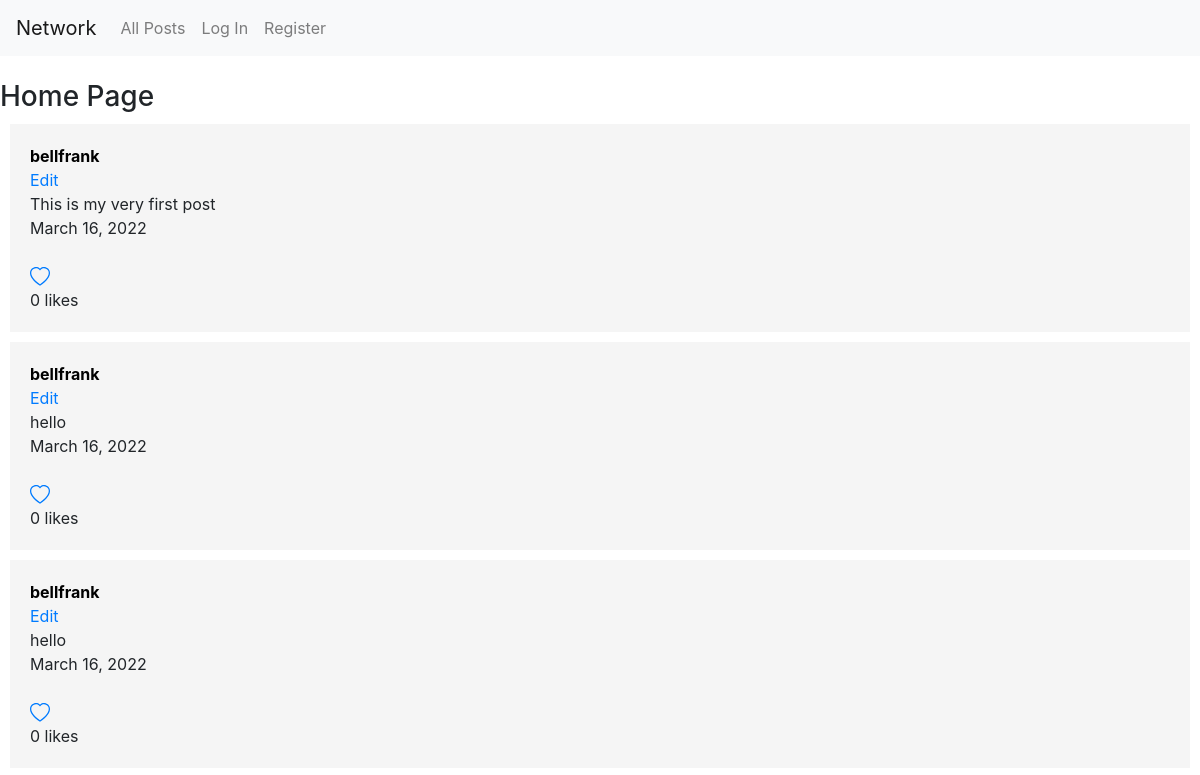
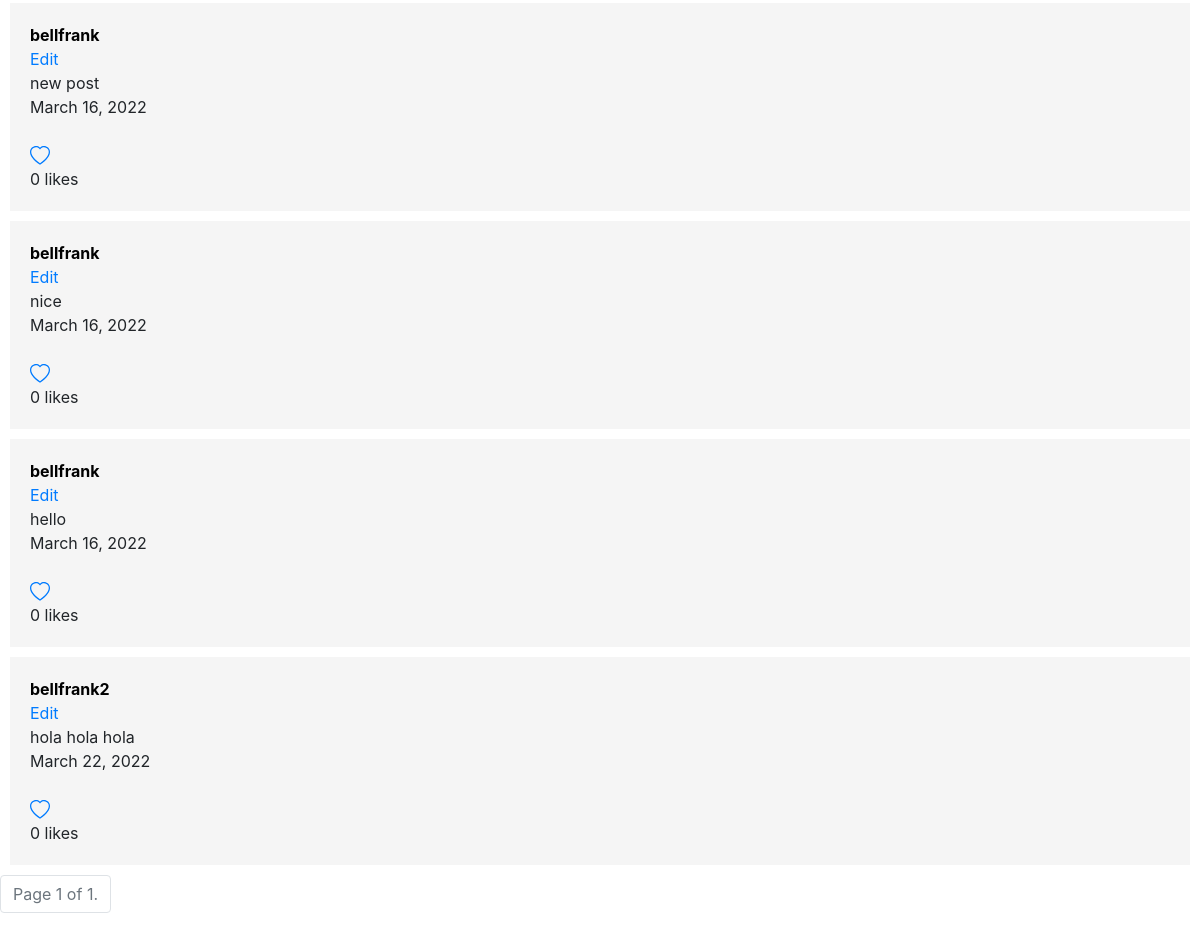
Before: /?page=2 with the older database file (2 pictures, top to bottom).
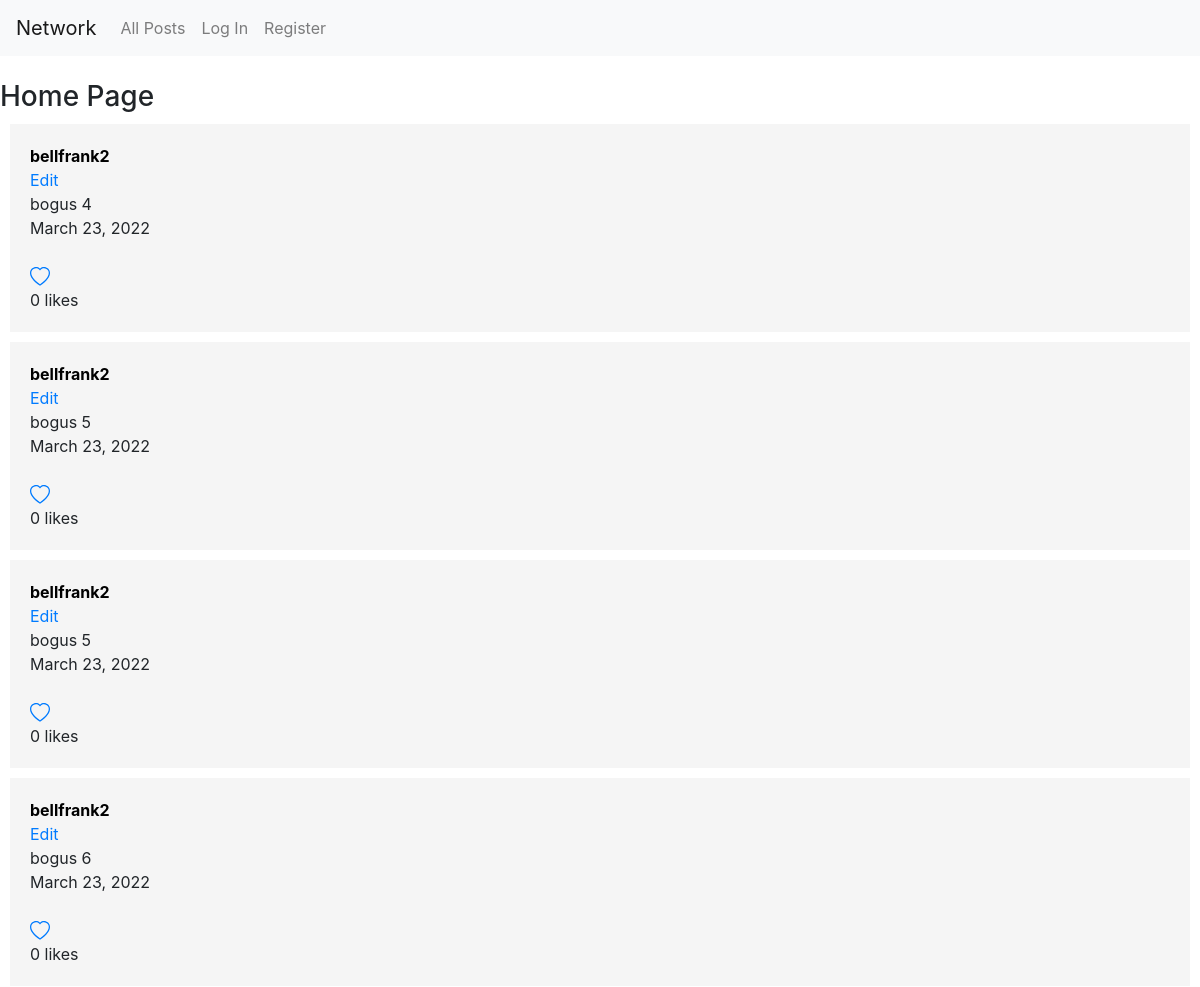
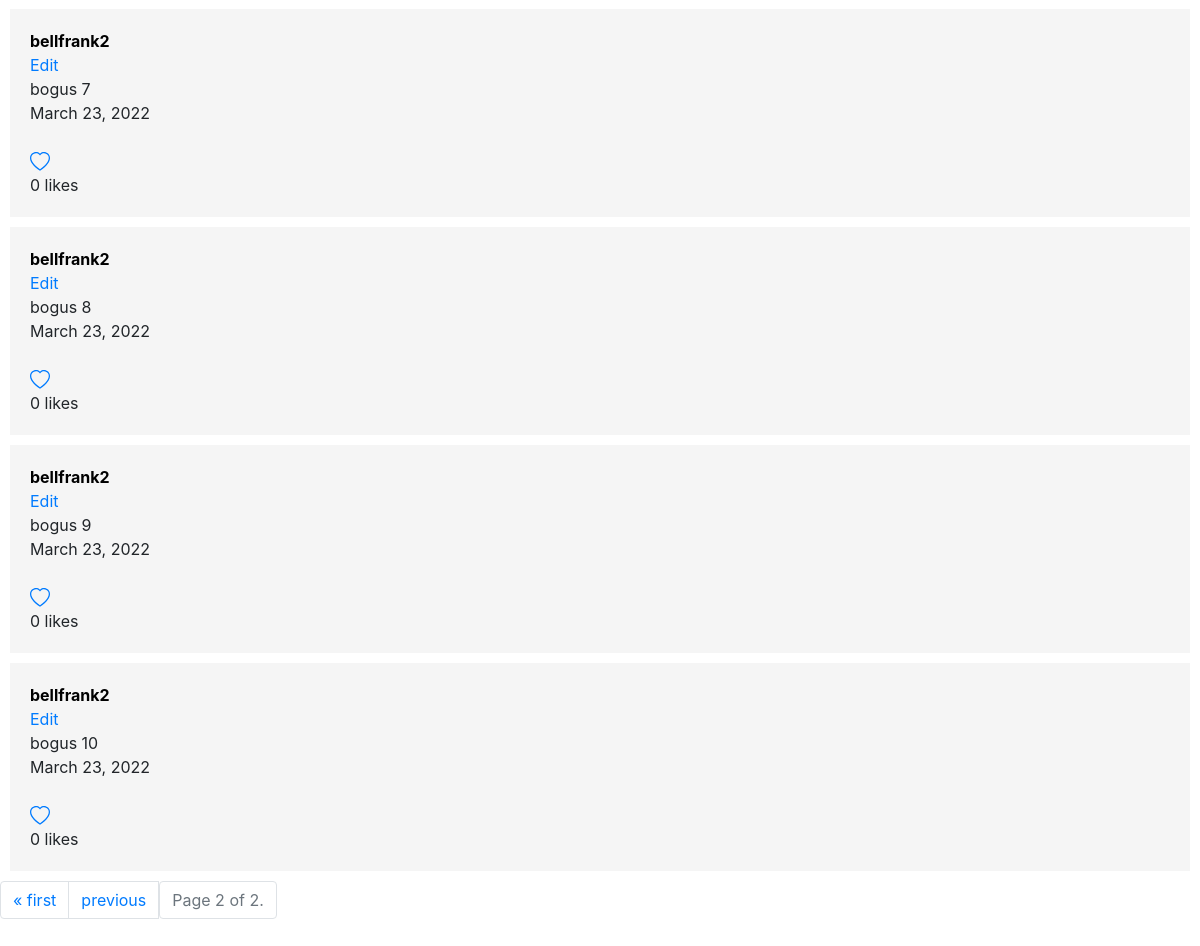
After: the same page with the newer database file (2 pictures, top to bottom).
### network/models.py (models this page shows)
class Posts(models.Model):
    user = models.ForeignKey(User, on_delete=models.CASCADE, related_name="user_post")
    description = models.TextField(max_length=500)
    time_posted = models.DateField(auto_now_add = True)
    status = models.BooleanField(default=True)
    def __str__(self):
            return f"{self.user}: {self.description} {self.time_posted} {self.status}"

class User(AbstractUser):
    followers = models.ManyToManyField('self', blank=True, related_name="followees", symmetrical=False)

### network/views.py (the view)
# urls.py: path("", views.index, name="index"),
def index(request):
    posts = Posts.objects.all()
    paginator = Paginator(posts, 10) # show 10 posts per page.
    page_number = request.GET.get('page')
    page_obj = paginator.get_page(page_number)
    return render(request, "network/index.html",{
        "posts":posts,
        "page_obj":page_obj,
    })

### network/templates/network/index.html (shortened to what this page needs)
{% extends "network/layout.html" %}
{% load static %}
{% block body %}
<br>
<h3>Home Page</h3>
    {% for post in page_obj %}
        <div class="post">
            <a href="{% url 'profile' post.user %}" style="color: black;"><strong>{{post.user}}</strong></a>
            <br>
            <div id="display_zone">
            <a href="#" data-post="{{post}}" id="edit">Edit</a>
            <br>
            {{post.description}}
            <br>
            </div>
            {{post.time_posted}}
            <br>
            <br>
            <a href="#" style="text-decoration: none;" id="heart" data-like="{{post}}">
            </a>
            <div id="like-count-{{ forloop.counter }}">0 likes</div>
        </div>
    {% endfor %}
    <div class="pagination">
        <span class="step-links">
            <nav aria-label="Page navigation example">
                <ul class="pagination">
            {% if page_obj.has_previous %}
                <li class="page-item"><a class="page-link" href="?page=1">&laquo; first</a></li>
                <li class="page-item"><a class="page-link" href="?page={{ page_obj.previous_page_number }}">previous</a></li>
            {% endif %}
            <span class="current">
                <li class="page-item disabled"><a href="#" class="page-link">Page {{ page_obj.number }} of {{ page_obj.paginator.num_pages }}.</a></li>
            </span>
        </ul>
    </nav>
        </span>
    </div>
{% endblock %}

Changed rows visible on the page:
no longer on this page (row unchanged): Posts: user "bellfrank", description "This is my very first post", time_posted "March 16, 2022"
no longer on this page (row unchanged): Posts: user "bellfrank", description "hello", time_posted "March 16, 2022"
no longer on this page (row unchanged): Posts: user "bellfrank", description "hello", time_posted "March 16, 2022"
no longer on this page (row unchanged): Posts: user "bellfrank", description "new post", time_posted "March 16, 2022"
no longer on this page (row unchanged): Posts: user "bellfrank", description "nice", time_posted "March 16, 2022"
no longer on this page (row unchanged): Posts: user "bellfrank", description "hello", time_posted "March 16, 2022"
no longer on this page (row unchanged): Posts: user "bellfrank2", description "hola hola hola", time_posted "March 22, 2022"
added Posts: user "bellfrank2", description "bogus 4", time_posted "March 23, 2022"
added Posts: user "bellfrank2", description "bogus 5", time_posted "March 23, 2022"
added Posts: user "bellfrank2", description "bogus 5", time_posted "March 23, 2022"
added Posts: user "bellfrank2", description "bogus 6", time_posted "March 23, 2022"
added Posts: user "bellfrank2", description "bogus 7", time_posted "March 23, 2022"
added Posts: user "bellfrank2", description "bogus 8", time_posted "March 23, 2022"
added Posts: user "bellfrank2", description "bogus 9", time_posted "March 23, 2022"
added Posts: user "bellfrank2", description "bogus 10", time_posted "March 23, 2022"
Other visible differences:
{{ page_obj.number }}: "1" → "2"
{{ page_obj.paginator.num_pages }}: "1" → "2"
text now shown: "« first previous"
